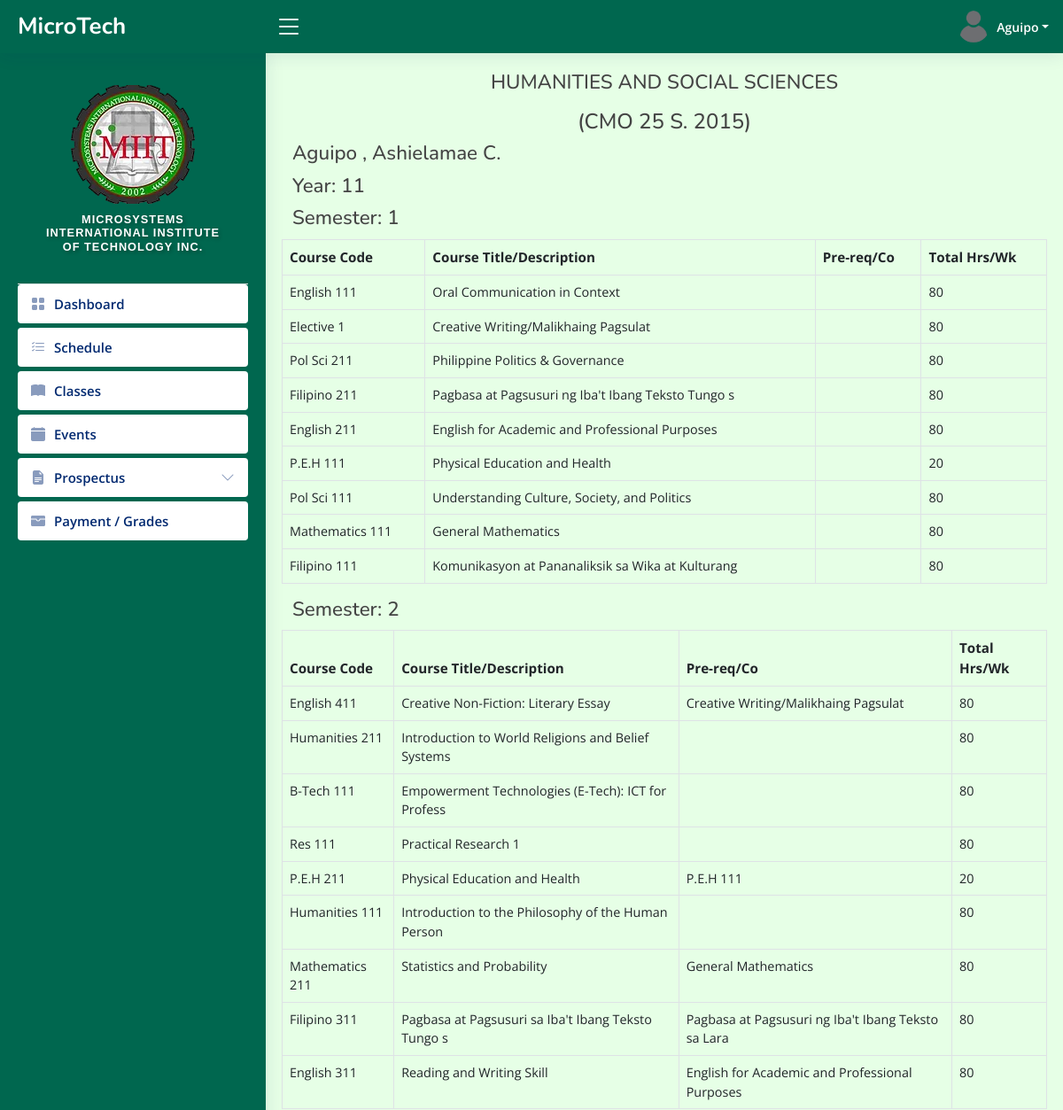
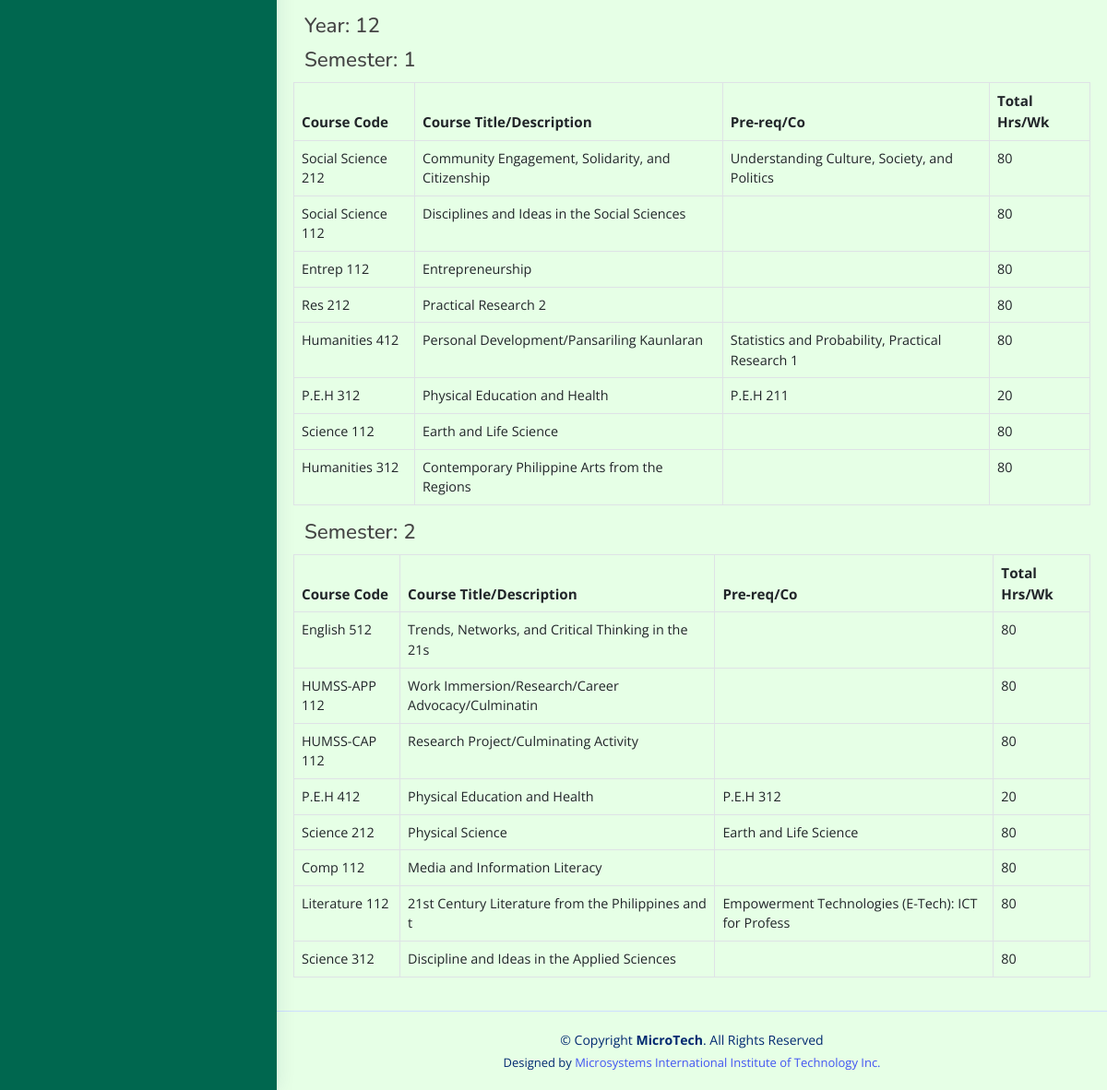
The page /admin/HUMSS-prospectus.php (signed in) on the database its author committed (2 pictures, top to bottom).
### tables this page shows
CREATE TABLE `tbl_students` (
  `user_id` int(11) NOT NULL,
  `user_name` varchar(50) NOT NULL,
  `lname` varchar(50) NOT NULL,
  `fname` varchar(50) NOT NULL,
  `middleInitial` varchar(30) NOT NULL,
  `Suffix` varchar(15) NOT NULL,
  `course` varchar(50) NOT NULL,
  `year` int(10) NOT NULL,
  `sy` varchar(50) DEFAULT NULL,
  `contact` varchar(20) NOT NULL,
  `gender` varchar(10) NOT NULL,
  `bdate` varchar(50) NOT NULL,
  `pob` text NOT NULL,
  `email` varchar(50) NOT NULL,
  `major` varchar(50) NOT NULL,
  `nationality` varchar(20) NOT NULL,
  `civilStatus` varchar(20) NOT NULL,
  `religion` varchar(20) NOT NULL,
  `modality` varchar(20) NOT NULL,
  `fb` varchar(30) NOT NULL,
  `curAddress` varchar(200) NOT NULL,
  `cityAdd` varchar(200) NOT NULL,
  `zipcode` varchar(30) NOT NULL,
  `fatherName` varchar(50) NOT NULL,
  `fwork` varchar(50) NOT NULL,
  `motherName` varchar(50) NOT NULL,
  `mwork` varchar(50) NOT NULL,
  `primarySchool` varchar(100) NOT NULL,
  `primaryAddress` text NOT NULL,
  `primaryCompleted` varchar(30) NOT NULL,
  `entermediateSchool` varchar(100) NOT NULL,
  `entermediateAddress` text NOT NULL,
  `entermediateCompleted` varchar(30) NOT NULL,
  `hsSchool` varchar(100) NOT NULL,
  `hsAddress` text NOT NULL,
  `hsCompleted` varchar(30) NOT NULL,
  `shSchool` varchar(100) NOT NULL,
  `shAddress` text NOT NULL,
  `shCompleted` varchar(30) NOT NULL,
  `collegeSchool` varchar(100) NOT NULL,
  `collegeAddress` text NOT NULL,
  `collegeCompleted` varchar(30) NOT NULL,
  `user_image` varchar(50) NOT NULL,
  `user_role` varchar(50) NOT NULL,
  `user_pass` varchar(100) NOT NULL,
  `semester` int(11) NOT NULL,
  `status` varchar(20) NOT NULL,
  `date` date DEFAULT NULL,
  `created_at` timestamp NOT NULL DEFAULT current_timestamp()
);

CREATE TABLE `tbl_subjects` (
  `id` int(11) NOT NULL,
  `year` int(11) NOT NULL,
  `semester` int(11) NOT NULL,
  `code` varchar(50) NOT NULL,
  `description` varchar(50) NOT NULL,
  `lec` int(11) NOT NULL,
  `lab` int(11) NOT NULL,
  `unit` int(11) NOT NULL,
  `pre_req` varchar(50) NOT NULL,
  `total` int(11) NOT NULL,
  `course` varchar(50) NOT NULL
);

### PHP/HUMSS-con.php (called while the page is built, shortened)
<?php
$connection = new Connection();
$pdo = $connection->open();
$sql = "SELECT * FROM tbl_subjects WHERE course = 'HUMSS' ORDER BY year ASC, semester ASC";
$stmt = $pdo->query($sql);
$subjects = $stmt->fetchAll(PDO::FETCH_ASSOC);
$groupedSubjects = [];
foreach ($subjects as $subject) {
  $year = $subject['year'];
  $semester = $subject['semester'];
  if (!isset($groupedSubjects[$year])) {
    $groupedSubjects[$year] = [];
  }
  if (!isset($groupedSubjects[$year][$semester])) {
    $groupedSubjects[$year][$semester] = [];
  }
  $groupedSubjects[$year][$semester][] = $subject;
}
$statement = $conn->prepare("SELECT * FROM tbl_students WHERE user_id = :sid");
$statement->bindParam(':sid', $userid, PDO::PARAM_STR);
$statement->execute();
$user = $statement->fetch(PDO::FETCH_ASSOC);
?>

### admin/HUMSS-prospectus.php (the view, shortened to what this page needs)
<?php include_once "../templates/header3.php"; ?>
<?php include_once "../PHP/HUMSS-con.php"; ?>
<main id="main" class="main">
  <section class="section dashboard">
    <div class="row">
      <h4 class="pagetitle text-center mb-3"> HUMANITIES AND SOCIAL SCIENCES</h4>
      <h4 class="text-center">(CMO 25 S. 2015)</h4>
      <h4 class=" pagetitle"><?php echo htmlspecialchars($user['lname']); ?> , <?php echo htmlspecialchars($user['fname']); ?> <?php echo htmlspecialchars($user['middleInitial']); ?> </h4>
      <?php if (!empty($groupedSubjects)) : ?>
        <?php foreach ($groupedSubjects as $year => $semesters) : ?>
          <h6 class="pagetitle">Year: <?php echo htmlspecialchars($year); ?></h6>
          <?php foreach ($semesters as $semester => $subjects) : ?>
            <h5 class="pagetitle">Semester: <?php echo htmlspecialchars($semester); ?></h5>
            <table class="table table-bordered">
              <thead>
                <tr>
                  <th>Course Code</th>
                  <th>Course Title/Description</th>
                  <th>Pre-req/Co</th>
                  <th>Total Hrs/Wk</th>
                </tr>
              </thead>
              <tbody>
                <?php foreach ($subjects as $subject) : ?>
                  <tr>
                    <td><?php echo htmlspecialchars($subject['code']); ?></td>
                    <td><?php echo htmlspecialchars($subject['description']); ?></td>
                    <td><?php echo htmlspecialchars($subject['pre_req']); ?></td>
                    <td><?php echo htmlspecialchars($subject['total']); ?></td>
                  </tr>
                <?php endforeach; ?>
              </tbody>
            </table>
          <?php endforeach; ?>
        <?php endforeach; ?>
      <?php else : ?>
        <p>No subjects found for ABM course.</p>
      <?php endif; ?>
    </div>
  </section>
</main>
<?php include_once "../templates/footer.php"; ?>

### templates/header3.php (shortened to what this page needs)
<!DOCTYPE html>
<html lang="en">
<head>
  <link href="../../assets/vendor/bootstrap/css/bootstrap.min.css" rel="stylesheet">
  <link href="../../assets/vendor/bootstrap-icons/bootstrap-icons.css" rel="stylesheet">
  <link href="../../assets/vendor/boxicons/css/boxicons.min.css" rel="stylesheet">
  <link href="../../assets/vendor/quill/quill.snow.css" rel="stylesheet">
  <link href="../../assets/vendor/quill/quill.bubble.css" rel="stylesheet">
  <link href="../../assets/vendor/remixicon/remixicon.css" rel="stylesheet">
  <link href="../../assets/vendor/simple-datatables/style.css" rel="stylesheet">
  <link href="../../assets/css/style.css" rel="stylesheet">
</head>
<?php
$database = new Connection();
$conn = $database->open();
$userid = $_SESSION["login"];
$statements = $conn->prepare("SELECT u.fname, u.lname, u.user_image, u.course, u.user_role
    FROM tbl_students u
    LEFT JOIN tbl_users s ON u.user_id = s.user_id
    WHERE u.user_id = :userid
");
$statements->bindParam(':userid', $userid, PDO::PARAM_INT);
$statements->execute();
$user = $statements->fetch(PDO::FETCH_ASSOC);
if ($user) {
  $lname = $user['lname'];
  $image = $user['user_image'];
} else {
  echo "User or student information not found.";
  exit;
}
?>
<body style="background-color:#e6ffe6;">
<header id="header" class="header fixed-top d-flex align-items-center" style="background-color: #00674f;">
  <div class="d-flex align-items-center justify-content-between">
    <a href="../admin/index.php" class="logo d-flex align-items-center">
      <span class="d-none d-lg-block text-white">MicroTech</span>
    </a>
    <i class="bi bi-list toggle-sidebar-btn text-white"></i>
  </div>
  <nav class="header-nav ms-auto">
    <ul class="d-flex align-items-center">
      <li class="nav-item dropdown pe-3">
        <a class="nav-link nav-profile d-flex align-items-center pe-0 " href="#" data-bs-toggle="dropdown">
          <img src="upload-files/<?php echo htmlspecialchars($image); ?>" id="currentPhoto" onerror="this.src='images/default.png'" alt="Profile Image" class="rounded-circle">
          <span class="d-none d-md-block dropdown-toggle ps-2 text-white"><?php echo htmlspecialchars($lname)?></span>
        </a>
      </li>
    </ul>
  </nav>
</header>
<aside id="sidebar" class="sidebar" style="background-color: #00674f;">
  <ul class="sidebar-nav" id="sidebar-nav">
    <div class="profile-section">
      <div>
        <img src="../admin/images/miit-logo.png" id="currentPhoto" onerror="this.src='images/default.png'" alt="Profile Image" class="rotate-flip">
      </div>
      <div class="logo-text" style="padding: 10px; text-align: center;">
        <h6>Microsystems International Institute of Technology Inc.</h6>
      </div>
    </div>
    <li class="nav-item">
      <a class="nav-link collapsed" href="../admin/index3.php">
        <i class="bi bi-grid-fill"></i>
        <span>Dashboard</span>
      </a>
    </li>
    <li class="nav-item">
      <a class="nav-link collapsed" href="../admin/schedule-students.php">
        <i class="bi bi-list-check"></i>
        <span>Schedule</span>
      </a>
    </li>
    <li class="nav-item">
      <a class="nav-link collapsed" href="../admin/student-classes.php">
        <i class="bi bi-book-fill"></i>
        <span>Classes</span>
      </a>
    </li>
    <li class="nav-item">
      <a class="nav-link collapsed" href="../admin/event-student.php">
        <i class="bi bi-calendar-fill"></i>
        <span>Events</span>
      </a>
    </li>
    <li class="nav-item">
      <a class="nav-link collapsed" data-bs-target="#tables-nav" data-bs-toggle="collapse" href="#">
        <i class="bi bi-file-earmark-text-fill"></i><span>Prospectus</span><i class="bi bi-chevron-down ms-auto"></i>
      </a>
    </li>
    <li class="nav-item">
      <a class="nav-link collapsed" href="../admin/payment1.php">
        <i class="bi bi-wallet-fill"></i>
        <span>Payment / Grades </span>
      </a>
    </li>
  </ul>
</aside>

### assets/css/style.css (style rules this page uses)
:root { scroll-behavior: smooth; }
body { font-family: 'Open Sans', sans-serif; background: #f6f9ff; color: #444444; }
a { color: #4154f1; text-decoration: none; }
h1, h2, h3, h4, h5, h6 { font-family: 'Nunito', sans-serif; }
#main { margin-top: 60px; padding: 20px 30px; transition: all 0.3s; }
.pagetitle { margin-bottom: 10px; }
.logo { line-height: 1; }
@media (min-width: 1200px) { .logo { width: 280px; } }
.logo span { font-size: 26px; font-weight: 700; color: #012970; font-family: 'Nunito', sans-serif; }
.header { transition: all 0.5s; z-index: 997; height: 60px; box-shadow: 0px 2px 20px rgba(1, 41, 112, 0.1); background-color: #fff; padding-left: 20px; }
.header .toggle-sidebar-btn { font-size: 32px; padding-left: 10px; cursor: pointer; color: #012970; }
.header-nav ul { list-style: none; }
.header-nav > ul { margin: 0; padding: 0; }
.header-nav .nav-profile { color: #012970; }
.header-nav .nav-profile img { max-height: 36px; }
.header-nav .nav-profile span { font-size: 14px; font-weight: 600; }
.sidebar { position: fixed; top: 60px; left: 0; bottom: 0; width: 300px; z-index: 996; transition: all 0.3s; padding: 20px; overflow-y: auto; scrollbar-width: thin; scrollbar-color: #aab7cf transparent; box-shadow: 0px 0px 20px rgba(1, 41, 112, 0.1); background-color: #fff; }
@media (min-width: 1200px) { #main, #footer { margin-left: 300px; } }
.sidebar-nav { padding: 0; margin: 0; list-style: none; }
.sidebar-nav li { padding: 0; margin: 0; list-style: none; }
.sidebar-nav .nav-item { margin-bottom: 5px; }
.sidebar-nav .nav-link { display: flex; align-items: center; font-size: 15px; font-weight: 600; color: #4154f1; transition: 0.3; background: #f6f9ff; padding: 10px 15px; border-radius: 4px; }
.sidebar-nav .nav-link i { font-size: 16px; margin-right: 10px; color: #4154f1; }
.sidebar-nav .nav-link.collapsed { color: #012970; background: #fff; }
.sidebar-nav .nav-link.collapsed i { color: #899bbd; }
.sidebar-nav .nav-link .bi-chevron-down { margin-right: 0; transition: transform 0.2s ease-in-out; }

### templates/header3.php (style rules this page uses)
.logo-text h6 { font-family: 'Arial', sans-serif; font-size: 0.8rem; font-weight: 600; letter-spacing: 1px; color: #ffffff; text-transform: uppercase; text-shadow: 2px 2px 4px rgba(0, 0, 0, 0.3); }
html { scroll-behavior: smooth; }
.sidebar .nav-link { transition: background-color 0.3s ease, color 0.3s ease; }
.profile-section { display: flex; flex-direction: column; align-items: center; padding: 1rem; border-bottom: 1px solid #ddd; }

### admin/HUMSS-prospectus.php (style rules this page uses)
.pagetitle { font-size: 1.5rem; }
@media (max-width: 1200px) { .pagetitle { font-size: 1.4rem; } }
@media (max-width: 1200px) { .table thead th { font-size: 0.95rem; } }
@media (max-width: 1200px) { .table tbody td { font-size: 0.9rem; } }

### rows shown on the page
tbl_students: lname "Aguipo", fname "Ashielamae", middleInitial "C."
tbl_subjects: code "English 111", description "Oral Communication in Context", total "80"
tbl_subjects: code "Elective 1", description "Creative Writing/Malikhaing Pagsulat", total "80"
tbl_subjects: code "Pol Sci 211", description "Philippine Politics & Governance", total "80"
tbl_subjects: code "Filipino 211", description "Pagbasa at Pagsusuri ng Iba't Ibang Teksto Tungo s", total "80"
tbl_subjects: code "English 211", description "English for Academic and Professional Purposes", total "80"
tbl_subjects: code "P.E.H 111", description "Physical Education and Health", total "20"
tbl_subjects: code "Pol Sci 111", description "Understanding Culture, Society, and Politics", total "80"
tbl_subjects: code "Mathematics 111", description "General Mathematics", total "80"
tbl_subjects: code "Filipino 111", description "Komunikasyon at Pananaliksik sa Wika at Kulturang", total "80"
tbl_subjects: semester "2", year "12", semester "1", code "Science 312", description "Discipline and Ideas in the Applied Sciences", total "80"
tbl_subjects: code "English 411", description "Creative Non-Fiction: Literary Essay", pre_req "Creative Writing/Malikhaing Pagsulat", total "80"
tbl_subjects: code "Humanities 211", description "Introduction to World Religions and Belief Systems", total "80"
tbl_subjects: code "B-Tech 111", description "Empowerment Technologies (E-Tech): ICT for Profess", total "80"
tbl_subjects: code "Res 111", description "Practical Research 1", total "80"
tbl_subjects: code "P.E.H 211", description "Physical Education and Health", pre_req "P.E.H 111", total "20"
tbl_subjects: code "Humanities 111", description "Introduction to the Philosophy of the Human Person", total "80"
tbl_subjects: code "Mathematics 211", description "Statistics and Probability", pre_req "General Mathematics", total "80"
tbl_subjects: code "Filipino 311", description "Pagbasa at Pagsusuri sa Iba't Ibang Teksto Tungo s", pre_req "Pagbasa at Pagsusuri ng Iba't Ibang Teksto sa Lara", total "80"
tbl_subjects: code "English 311", description "Reading and Writing Skill", pre_req "English for Academic and Professional Purposes", total "80"
tbl_subjects: code "Social Science 212", description "Community Engagement, Solidarity, and Citizenship", pre_req "Understanding Culture, Society, and Politics", total "80"
tbl_subjects: code "Social Science 112", description "Disciplines and Ideas in the Social Sciences", total "80"
tbl_subjects: code "Entrep 112", description "Entrepreneurship", total "80"
tbl_subjects: code "Res 212", description "Practical Research 2", total "80"
tbl_subjects: code "Humanities 412", description "Personal Development/Pansariling Kaunlaran", pre_req "Statistics and Probability, Practical Research 1", total "80"
tbl_subjects: code "P.E.H 312", description "Physical Education and Health", pre_req "P.E.H 211", total "20"
tbl_subjects: code "Science 112", description "Earth and Life Science", total "80"
tbl_subjects: code "Humanities 312", description "Contemporary Philippine Arts from the Regions", total "80"
tbl_subjects: code "English 512", description "Trends, Networks, and Critical Thinking in the 21s", total "80"
tbl_subjects: code "HUMSS-APP 112", description "Work Immersion/Research/Career Advocacy/Culminatin", total "80"
tbl_subjects: code "HUMSS-CAP 112", description "Research Project/Culminating Activity", total "80"
tbl_subjects: code "P.E.H 412", description "Physical Education and Health", pre_req "P.E.H 312", total "20"
tbl_subjects: code "Science 212", description "Physical Science", pre_req "Earth and Life Science", total "80"
tbl_subjects: code "Comp 112", description "Media and Information Literacy", total "80"
tbl_subjects: code "Literature 112", description "21st Century Literature from the Philippines and t", pre_req "Empowerment Technologies (E-Tech): ICT for Profess", total "80"

### other values the page prints
$year "11"
$semester "1"
